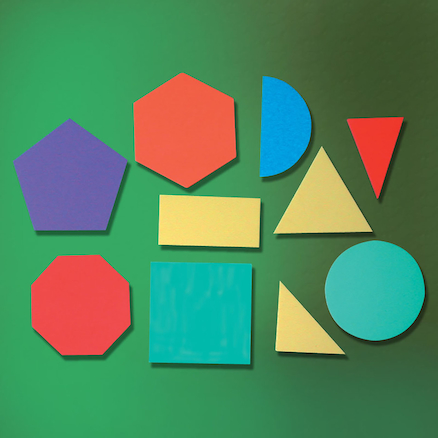
#> input picture code/assets/test_image.jpg, 438 x 438 px
$ python detector.py --image assets/test_image.jpg   (older library calls are emulated)
#> lines starting #> are read from the running program, lines starting #| are printed output that depends on the picture; after the words box and inside, x2 and y2 are one past the last pixel; in counts of white or black regions, pixels touching at a corner belong together
### code/pyimagesearch/shapedetector.py
import cv2


class ShapeDetector:
    def __init__(self):
        pass

    def detect(self, c):
        shaoe = 'unidentified'
        peri = cv2.arcLength(c, True)
        approx = cv2.approxPolyDP(c, 0.04 * peri, True)

        if len(approx) == 3:
            shape = 'triangle'

        elif len(approx) == 4:
            (x, y, w, h) = cv2.boundingRect(approx)
            ar = w / float(h)

            shape = 'square' if ar >= 0.95 and ar <= 1.05 else 'rectangle'

        elif len(approx) == 5:
            shape = 'pentagon'

        elif len(approx) == 5:
            shape = 'hexagon'

        else:
            shape = 'circle'

        return shape

### code/detector.py
from pyimagesearch.shapedetector import ShapeDetector
import argparse
import imutils
import cv2


ap = argparse.ArgumentParser()
ap.add_argument("-i", "--image", required=True, help="path to the input image")
args = vars(ap.parse_args())

image = cv2.imread(args['image'])
#> image is the input picture: shape (438, 438, 3); mean B, G, R 94.7, 134.4, 84.4
resized = imutils.resize(image, width=300)
ratio = image.shape[0] / float(resized.shape[0])
#> ratio = 1.46

gray = cv2.cvtColor(resized, cv2.COLOR_BGR2GRAY)
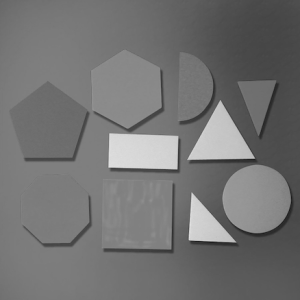
#> gray: shape (300, 300); min 28, max 226, mean 114.9
blurred = cv2.GaussianBlur(gray, (5, 5), 0)
thresh = cv2.threshold(blurred, 60, 255, cv2.THRESH_BINARY)[1]
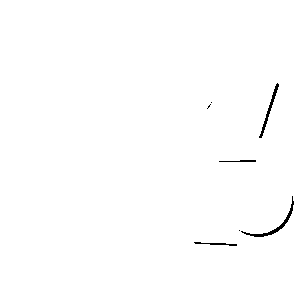
#> thresh: shape (300, 300); 99.4% white; black in thin lines or dots, all inside (x1, y1, x2, y2) = (194, 83, 294, 246)

cnts = cv2.findContours(thresh.copy(), cv2.RETR_EXTERNAL, cv2.CHAIN_APPROX_SIMPLE)
#> cnts = 1 contour; box (x1, y1, x2, y2) and area: (0, 0, 300, 300) 89401
cnts = cnts[0] if imutils.is_cv2() else cnts[1]
#> cnts = [[[0, 0], [0, 299], [299, 299], [299, 0]]]

cv2.imshow("Black and White Image", thresh)
cv2.waitKey(0)

sd = ShapeDetector()

for c in cnts:
    M = cv2.moments(c)
    cx = int((M["m10"] / M["m00"] * ratio))
    cy = int((M["m01"] / M["m00"] * ratio))
    shape = sd.detect(c)

    c = c.astype("float")
    c *= ratio
    c = c.astype("int")

    cv2.drawContours(image, [c], -1, (0, 255, 0), 2)
    cv2.putText(image, shape, (cx, cy), cv2.FONT_HERSHEY_SIMPLEX, 0.5, (255, 255, 255), 2)

    cv2.imshow("Image", image)
    cv2.waitKey(0)
#> this loop made 1 pass
#> (c, cx, cy, shaoe in detect, peri in detect, approx in detect, x in detect, y in detect) on pass 1: ([[0, 0], [0, 436], [436, 436], [436, 0]], 218, 218, 'unidentified', 1196, [[0, 0], [0, 299], [299, 299], [299, 0]], 0, 0)
#> pass 1, `cv2.imshow("Image", image)`:
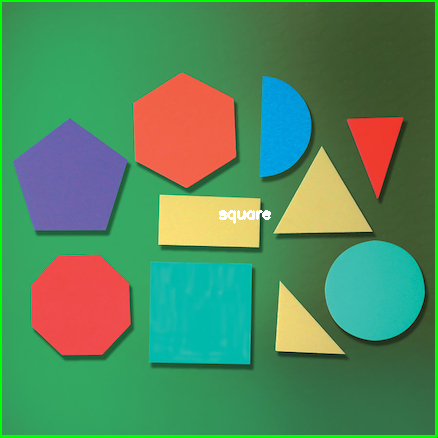
#> window 'Image': shape (438, 438, 3); mean B, G, R 93.3, 137.4, 83.2

$ run again, on code/assets/google_cushing.jpg
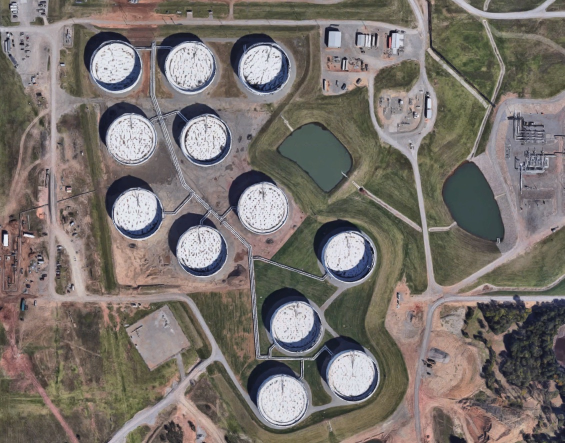
#> input picture code/assets/google_cushing.jpg, 1129 x 886 px (shown at 1/2 size)
#> image is the input picture: shape (886, 1129, 3); mean B, G, R 108.8, 114, 120.9
#> `thresh = cv2.threshold(blurred, 60, 255, cv2.THRESH_BINARY)[1]`:
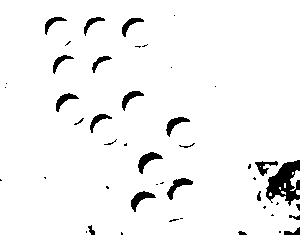
#> thresh: shape (235, 300); 95.4% white; 47 black regions (26 under 20 px)
#> cnts = 8 contours, 6 with area under 20; largest, box (x1, y1, x2, y2) and area: (0, 0, 300, 235) 68696, (290, 170, 300, 191) 78
#> the loop `for c in cnts:` made 8 passes
#> (cx, cy, peri in detect, shape) on passes 1, 2, 3, 7: (1017, 730, 8.83, 'pentagon'), (1066, 724, 12.24, 'pentagon'), (1121, 723, 13.41, 'pentagon'), (1111, 673, 58.04, 'circle')
#> after the loop `for c in cnts:`:
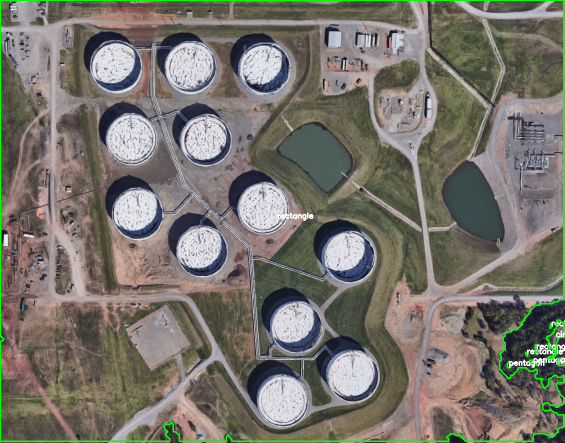
#> image: shape (886, 1129, 3) (shown at 1/2 size); 1.53% of pixels changed, all inside (x1, y1, x2, y2) = (0, 0, 1129, 884)
